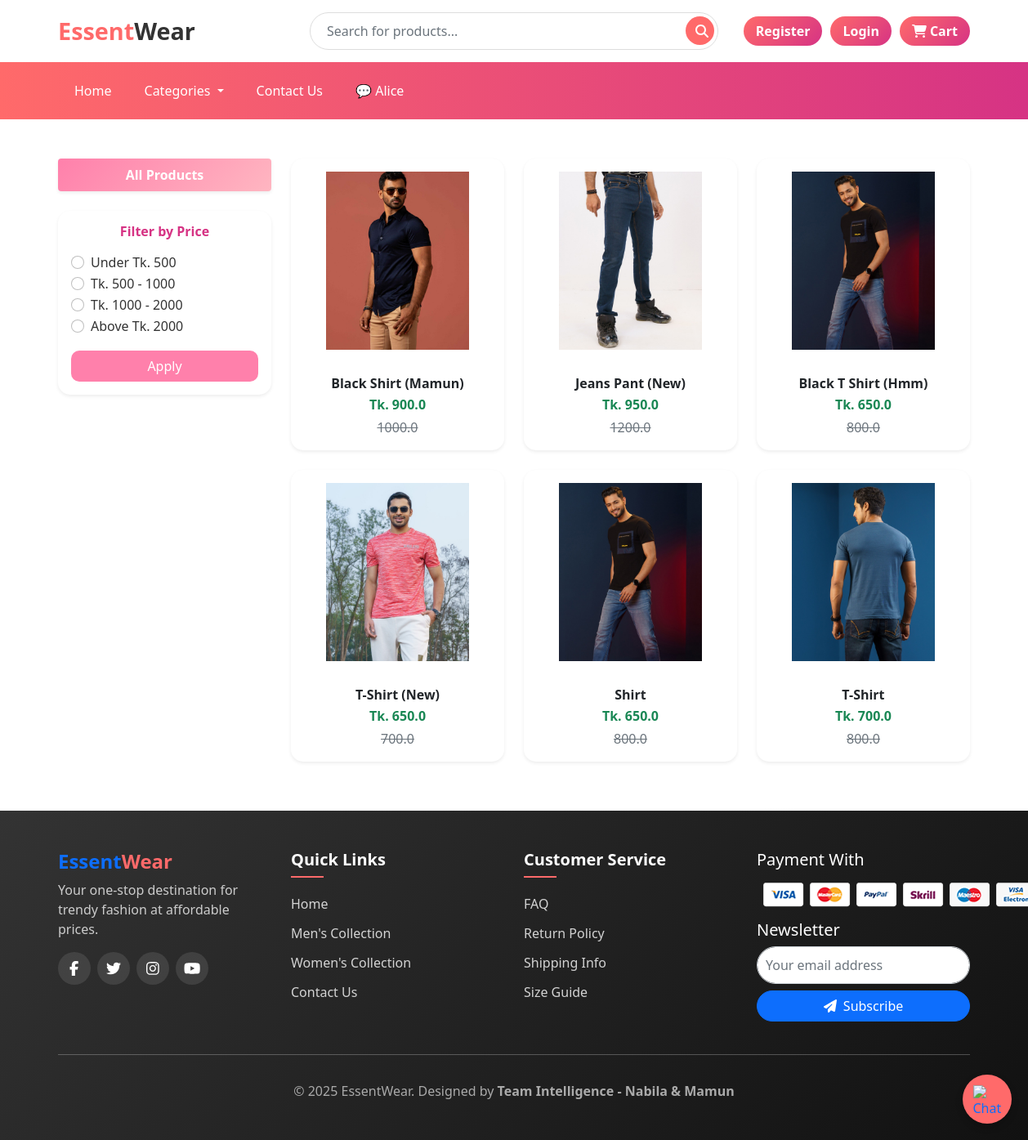
The app's page /men/ with its own data.
### app/models.py (models this page shows, shortened)
class Product(models.Model):
    title = models.CharField(max_length=100)
    selling_price = models.FloatField()
    discounted_price = models.FloatField()
    description = models.TextField(default='null')
    category = models.CharField(choices=CATEGORY_CHOICES, max_length=2)
    p_image = models.ImageField(upload_to='product_img')
    owner = models.ForeignKey(User, on_delete=models.CASCADE, related_name='products',null=True, blank=True) # Added owner field
    quantity = models.PositiveIntegerField(default=0)  # 🧮 নতুন field

### app/views.py (the view)
# urls.py: path('men/', views.men, name='men'),
def men(request, data=None):
    men = Product.objects.filter(category='M')
    price = request.GET.get("price")
    if price == "under500":
        men = men.filter(discounted_price__lt=500)
    elif price == "500-1000":
        men = men.filter(discounted_price__gte=500, discounted_price__lte=1000)
    elif price == "1000-2000":
        men = men.filter(discounted_price__gte=1000, discounted_price__lte=2000)
    elif price == "above2000":
        men = men.filter(discounted_price__gt=2000)
    return render(request, 'app/product/men.html', {'mens': men})

### app/templates/app/product/men.html (shortened to what this page needs)
{% extends 'app/base.html' %}
{% load static %}
{% block main-content %}
<div class="container my-5">
  <div class="row">
    <div class="col-md-3 mb-4">
      <div class="list-group shadow-sm rounded border-0">
        <a href="{% url 'men' %}"
           class="list-group-item list-group-item-action fw-semibold text-center active"
           style="background: linear-gradient(135deg, #ff80ab, #ffb6c1); border: none; color: #fff;">
          All Products
        </a>
      </div>
      <div class="card mt-4 border-0 shadow-sm" style="border-radius: 15px;">
        <div class="card-body">
          <h6 class="fw-bold mb-3 text-center" style="color: #d63384;">Filter by Price</h6>
          <form method="get" action="">
            <div class="form-check">
              <input class="form-check-input" type="radio" name="price" id="under500" value="under500">
              <label class="form-check-label" for="under500">Under Tk. 500</label>
            </div>
            <div class="form-check">
              <input class="form-check-input" type="radio" name="price" id="500to1000" value="500-1000">
              <label class="form-check-label" for="500to1000">Tk. 500 - 1000</label>
            </div>
            <div class="form-check">
              <input class="form-check-input" type="radio" name="price" id="1000to2000" value="1000-2000">
              <label class="form-check-label" for="1000to2000">Tk. 1000 - 2000</label>
            </div>
            <div class="form-check">
              <input class="form-check-input" type="radio" name="price" id="above2000" value="above2000">
              <label class="form-check-label" for="above2000">Above Tk. 2000</label>
            </div>
            <button type="submit" class="btn w-100 mt-3 fw-semibold"
                    style="background: #ff80ab; color: white; border-radius: 10px;">
              Apply
            </button>
          </form>
        </div>
      </div>
    </div>
    <div class="col-md-9">
      <div class="row g-4">
        {% for product in mens %}
        <div class="col-sm-6 col-md-4">
          <div class="card h-100 border-0 shadow-sm product-card">
            <a href="{% url 'product-detail' product.id %}" class="text-decoration-none text-dark">
              <img src="{{ product.p_image.url }}" class="card-img-top p-3 img-fluid" alt="{{ product.title }}" style="height: 250px; object-fit: contain;">
              <div class="card-body text-center">
                <h6 class="card-title fw-bold mb-1">{{ product.title }}</h6>
                <p class="mb-1 text-success fw-bold">Tk. {{ product.discounted_price }}</p>
                <p class="text-muted text-decoration-line-through mb-0">
                  {{ product.selling_price }}
                </p>
              </div>
            </a>
          </div>
        </div>
        {% empty %}
        <p class="text-center text-muted">No products available.</p>
        {% endfor %}
      </div>
    </div>
  </div>
</div>
{% endblock main-content %}

### app/templates/app/base.html (style rules this page uses)
:root { --primary-color: #ff6a6a; --secondary-color: #d63384; --dark-color: #333; --light-color: #f9f9f9; }
body { font-family: "Segoe UI", Tahoma, Geneva, Verdana, sans-serif; background-color: #fff; color: #333; }

### app/templates/app/product/men.html (style rules this page uses)
.product-card { transition: transform 0.3s ease, box-shadow 0.3s ease; border-radius: 15px; }
.list-group-item.active { font-weight: bold; }

### records on screen
Product: p_image (picture), title "Black Shirt (Mamun)", discounted_price "900.0", selling_price "1000.0"
Product: p_image (picture), title "Jeans Pant (New)", discounted_price "950.0", selling_price "1200.0"
Product: p_image (picture), title "Black T Shirt (Hmm)", discounted_price "650.0", selling_price "800.0"
Product: p_image (picture), title "T-Shirt (New)", discounted_price "650.0", selling_price "700.0"
Product: p_image (picture), title "Shirt", discounted_price "650.0", selling_price "800.0"
Product: p_image (picture), title "T-Shirt", discounted_price "700.0", selling_price "800.0"
